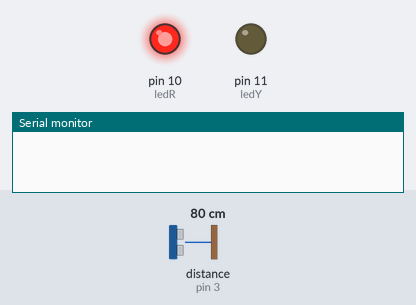
This sketch was run on a simulated Arduino Uno, built with avr-gcc and run on an emulated ATmega328P. Parts: output pins drawn as LEDs (lit = HIGH), the last lines printed to the serial monitor. Wiring (inferred from the names in the program): ultrasonic range finder: trigger pin 2; echo pin 3. The test bench sets the inputs (shaded band); at power-on: distance to the obstacle (sensor on pin 3) 80 cm. The echo pulse lasts 58.3 µs per cm; pins used as bus, display or sensor lines are not drawn.

Above: at 1.2 s.
1.3 s: distance to the obstacle (sensor on pin 3) set to 4 cm
3.2 s: distance to the obstacle (sensor on pin 3) set to 2 cm
At 3.6 s:
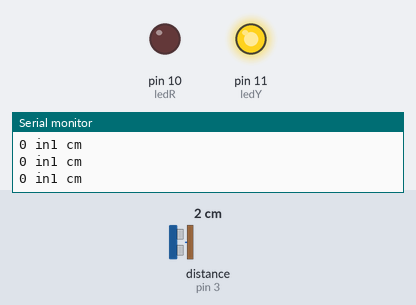
4.8 s: distance to the obstacle (sensor on pin 3) set to 9 cm
At 5.3 s:
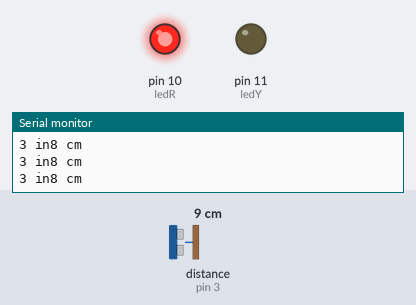
Timing chart, 0 to 7.8 s (numbered marks = the images above; inputs shaded):
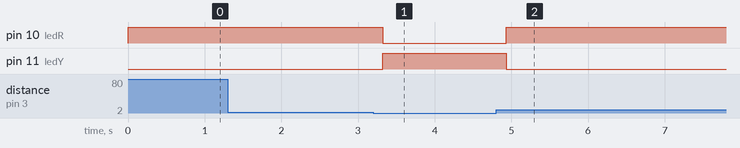

Measured:
- the behaviour switches between 3 and 2 cm on distance to the obstacle (sensor on pin 3) (found by bisection; images 0 and 1)
- after the input at 3.2 s, pin 10 (ledR): HIGH → LOW after 0.12 s; pin 11 (ledY): LOW → HIGH after 0.12 s
- after the input at 4.8 s, pin 10 (ledR): LOW → HIGH after 0.13 s; pin 11 (ledY): HIGH → LOW after 0.13 s

The sketch:

sketch_oct15a.ino
```cpp
// code sourced from https://www.instructables.com/Ultrasonic-Water-Level-Indicator-Using-HC-SR04-Ard/ unless otherwise identified

//identifying pin 2 as constant trigger pin input, and pin 3 as constant echo pin input
const int trigPin = 2;
const int echoPin = 3;

int ledR=10; //identifying pin 10 LED 1 (named R to signal red LED)
int ledY=11; //identifying pin 11 LED 2 (named Y to signal yellow LED)

//setting the distance for the LEDs to light up - height of the bowl in inches
//added own measurement values
int a=1.25;
int b=0;

int max_distance = 5;

void setup() {
  // put your setup code here, to run once:


Serial.begin(9600); //opens serial port, sets data rate to 9600 bps
//setting LEDs as output - receiving an output signal
pinMode (ledR,OUTPUT);
pinMode (ledY,OUTPUT);

//initialising as LOW (off)
//5V is HIGH (connected to 5V port on ardino) and 0 is LOW
digitalWrite(ledR, LOW);
digitalWrite(ledY, LOW);

}

void loop() {
  // put your main code here, to run repeatedly:

long duration, inches, cm;
pinMode(trigPin,OUTPUT);
digitalWrite(trigPin, LOW);
delayMicroseconds(2);
digitalWrite(trigPin, HIGH);
delayMicroseconds(10);
digitalWrite(trigPin, LOW);
pinMode(echoPin, INPUT);
duration = pulseIn(echoPin, HIGH);

//cm = ( duration / 29 ) / 2;
//inches = cm * 0.393701;
inches = microsecondsToInches(duration);
cm = microsecondsToCentimeters(duration);

if (inches <max_distance){
Serial.print(inches);
Serial.print(" in");
Serial.print(cm);
Serial.print(" cm");
Serial.println();
delay(100);
}
//digitalWrite (ledA,HIGH);
// adjustted height intervals, removed intervals C and D, added own LED labels, set which LED would be lit
if (inches >=a) {digitalWrite (ledR,HIGH);digitalWrite (ledY,LOW); }  //if the distance meausred is greather than or equal to 1.25 inches, the yellow LED will be lit
else if (inches >=b){digitalWrite (ledR,LOW);digitalWrite (ledY,HIGH);  }  //if the distance is greater than or equal to 0, the red LED will be lit
//else {digitalWrite (ledA,HIGH);digitalWrite (ledB,HIGH); }

}

long microsecondsToInches(long microseconds) {
  // According to Parallax's datasheet for the PING))), there are
  // 73.746 microseconds per inch (i.e. sound travels at 1130 feet per
  // second).  This gives the distance travelled by the ping, outbound
  // and return, so we divide by 2 to get the distance of the obstacle.
  // See: http://www.parallax.com/dl/docs/prod/acc/28015-PING-v1.3.pdf
  return (microseconds / 74) / 2;
}

long microsecondsToCentimeters(long microseconds) {
  // The speed of sound is 340 m/s or 29 microseconds per centimeter.
  // The ping travels out and back, so to find the distance of the
  // object we take half of the distance travelled.
  return (microseconds / 29) / 2;
}
```
